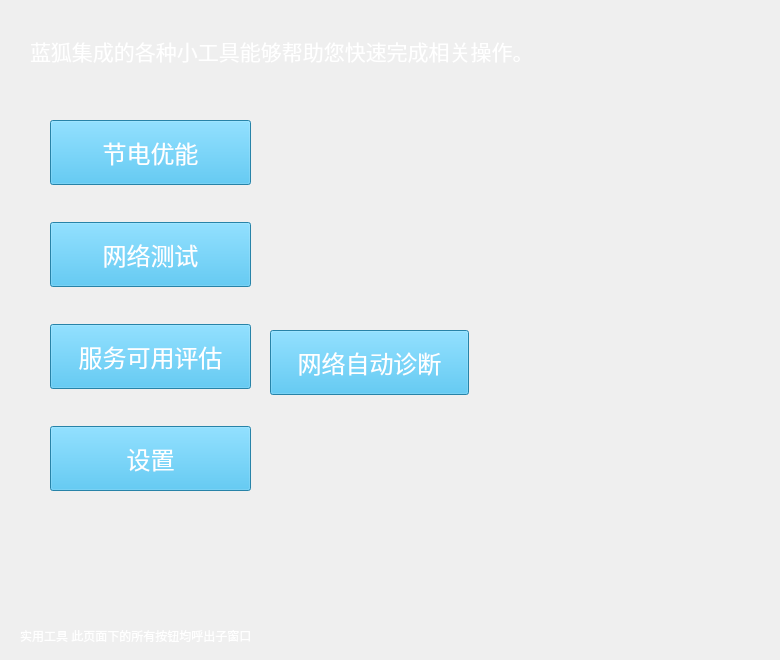
                  <widget class="QWidget" name="page_utilities">
                   <widget class="QLabel" name="utilities_prompt_header">
                    <property name="geometry">
                     <rect>
                      <x>30</x>
                      <y>30</y>
                      <width>741</width>
                      <height>41</height>
                     </rect>
                    </property>
                    <property name="font">
                     <font>
                      <family>Noto Mono</family>
                      <pointsize>16</pointsize>
                      <weight>50</weight>
                      <italic>false</italic>
                      <bold>false</bold>
                     </font>
                    </property>
                    <property name="styleSheet">
                     <string notr="true">font: 16pt &quot;Noto Mono&quot;;
color: rgb(255, 255, 255);</string>
                    </property>
                    <property name="text">
                     <string>蓝狐集成的各种小工具能够帮助您快速完成相关操作。</string>
                    </property>
                   </widget>
                   <widget class="QLabel" name="utilities_prompt_bottom_temp">
                    <property name="geometry">
                     <rect>
                      <x>20</x>
                      <y>620</y>
                      <width>411</width>
                      <height>31</height>
                     </rect>
                    </property>
                    <property name="styleSheet">
                     <string notr="true">font: 12pt &quot;Noto Mono&quot;;
color: rgb(255, 255, 255);</string>
                    </property>
                    <property name="text">
                     <string>实用工具 此页面下的所有按钮均呼出子窗口</string>
                    </property>
                   </widget>
                   <widget class="QWidget" name="layoutWidget">
                    <property name="geometry">
                     <rect>
                      <x>50</x>
                      <y>120</y>
                      <width>201</width>
                      <height>371</height>
                     </rect>
                    </property>
                    <layout class="QVBoxLayout" name="utilities_vertical_layout">
                     <item>
                      <widget class="QPushButton" name="utilities_go2btn_power_saver">
                       <property name="sizePolicy">
                        <sizepolicy hsizetype="Expanding" vsizetype="Expanding">
                         <horstretch>0</horstretch>
                         <verstretch>0</verstretch>
                        </sizepolicy>
                       </property>
                       <property name="minimumSize">
                        <size>
                         <width>0</width>
                         <height>65</height>
                        </size>
                       </property>
                       <property name="maximumSize">
                        <size>
                         <width>16777215</width>
                         <height>65</height>
                        </size>
                       </property>
                       <property name="styleSheet">
                        <string notr="true">QPushButton {
	background-color: rgb(54,183,235);
}
QPushButton:hover {
	background-color: rgb(135,206,235);
}
QPushButton:pressed {	
	background-color: rgb(13,171,235);
}
QPushButton {
	font-size:18pt; color: rgb(255, 255, 255);
}</string>
                       </property>
                       <property name="text">
                        <string>节电优能</string>
                       </property>
                      </widget>
                     </item>
                     <item>
                      <spacer name="utilities_vertical_spacer_1">
                       <property name="orientation">
                        <enum>Qt::Vertical</enum>
                       </property>
                       <property name="sizeHint" stdset="0">
                        <size>
                         <width>20</width>
                         <height>40</height>
                        </size>
                       </property>
                      </spacer>
                     </item>
                     <item>
                      <widget class="QPushButton" name="utilities_go2btn_network_test">
                       <property name="sizePolicy">
                        <sizepolicy hsizetype="Expanding" vsizetype="Expanding">
                         <horstretch>0</horstretch>
                         <verstretch>0</verstretch>
                        </sizepolicy>
                       </property>
                       <property name="minimumSize">
                        <size>
                         <width>0</width>
                         <height>65</height>
                        </size>
                       </property>
                       <property name="maximumSize">
                        <size>
                         <width>16777215</width>
                         <height>65</height>
                        </size>
                       </property>
                       <property name="styleSheet">
                        <string notr="true">QPushButton {
	background-color: rgb(54,183,235);
}
QPushButton:hover {
	background-color: rgb(135,206,235);
}
QPushButton:pressed {	
	background-color: rgb(13,171,235);
}
QPushButton {
	font-size:18pt; color: rgb(255, 255, 255);
}</string>
                       </property>
                       <property name="text">
                        <string>网络测试</string>
                       </property>
                      </widget>
                     </item>
                     <item>
                      <spacer name="utilities_vertical_spacer_2">
                       <property name="orientation">
                        <enum>Qt::Vertical</enum>
                       </property>
                       <property name="sizeHint" stdset="0">
                        <size>
                         <width>20</width>
                         <height>40</height>
                        </size>
                       </property>
                      </spacer>
                     </item>
                     <item>
                      <widget class="QPushButton" name="utilities_go2btn_service_avai">
                       <property name="sizePolicy">
                        <sizepolicy hsizetype="Expanding" vsizetype="Expanding">
                         <horstretch>0</horstretch>
                         <verstretch>0</verstretch>
                        </sizepolicy>
                       </property>
                       <property name="minimumSize">
                        <size>
                         <width>0</width>
                         <height>65</height>
                        </size>
                       </property>
                       <property name="maximumSize">
                        <size>
                         <width>16777215</width>
                         <height>65</height>
                        </size>
                       </property>
                       <property name="styleSheet">
                        <string notr="true">QPushButton {
	background-color: rgb(54,183,235);
}
QPushButton:hover {
	background-color: rgb(135,206,235);
}
QPushButton:pressed {	
	background-color: rgb(13,171,235);
}
QPushButton {
	font-size:18pt; color: rgb(255, 255, 255);
}</string>
                       </property>
                       <property name="text">
                        <string>服务可用评估</string>
                       </property>
                      </widget>
                     </item>
                     <item>
                      <spacer name="utilities_vertical_spacer_3">
                       <property name="orientation">
                        <enum>Qt::Vertical</enum>
                       </property>
                       <property name="sizeHint" stdset="0">
                        <size>
                         <width>20</width>
                         <height>40</height>
                        </size>
                       </property>
                      </spacer>
                     </item>
                     <item>
                      <widget class="QPushButton" name="utilities_go2btn_settings">
                       <property name="sizePolicy">
                        <sizepolicy hsizetype="Expanding" vsizetype="Expanding">
                         <horstretch>0</horstretch>
                         <verstretch>0</verstretch>
                        </sizepolicy>
                       </property>
                       <property name="minimumSize">
                        <size>
                         <width>0</width>
                         <height>65</height>
                        </size>
                       </property>
                       <property name="maximumSize">
                        <size>
                         <width>16777215</width>
                         <height>65</height>
                        </size>
                       </property>
                       <property name="styleSheet">
                        <string notr="true">QPushButton {
	background-color: rgb(54,183,235);
}
QPushButton:hover {
	background-color: rgb(135,206,235);
}
QPushButton:pressed {	
	background-color: rgb(13,171,235);
}
QPushButton {
	font-size:18pt; color: rgb(255, 255, 255);
}</string>
                       </property>
                       <property name="text">
                        <string>设置</string>
                       </property>
                      </widget>
                     </item>
                    </layout>
                   </widget>
                   <widget class="QPushButton" name="utilities_go2btn_network_auto_repair">
                    <property name="geometry">
                     <rect>
                      <x>270</x>
                      <y>330</y>
                      <width>199</width>
                      <height>65</height>
                     </rect>
                    </property>
                    <property name="sizePolicy">
                     <sizepolicy hsizetype="Expanding" vsizetype="Expanding">
                      <horstretch>0</horstretch>
                      <verstretch>0</verstretch>
                     </sizepolicy>
                    </property>
                    <property name="minimumSize">
                     <size>
                      <width>0</width>
                      <height>65</height>
                     </size>
                    </property>
                    <property name="maximumSize">
                     <size>
                      <width>16777215</width>
                      <height>65</height>
                     </size>
                    </property>
                    <property name="styleSheet">
                     <string notr="true">QPushButton {
	background-color: rgb(54,183,235);
}
QPushButton:hover {
	background-color: rgb(135,206,235);
}
QPushButton:pressed {	
	background-color: rgb(13,171,235);
}
QPushButton {
	font-size:18pt; color: rgb(255, 255, 255);
}</string>
                    </property>
                    <property name="text">
                     <string>网络自动诊断</string>
                    </property>
                   </widget>
                  </widget>
